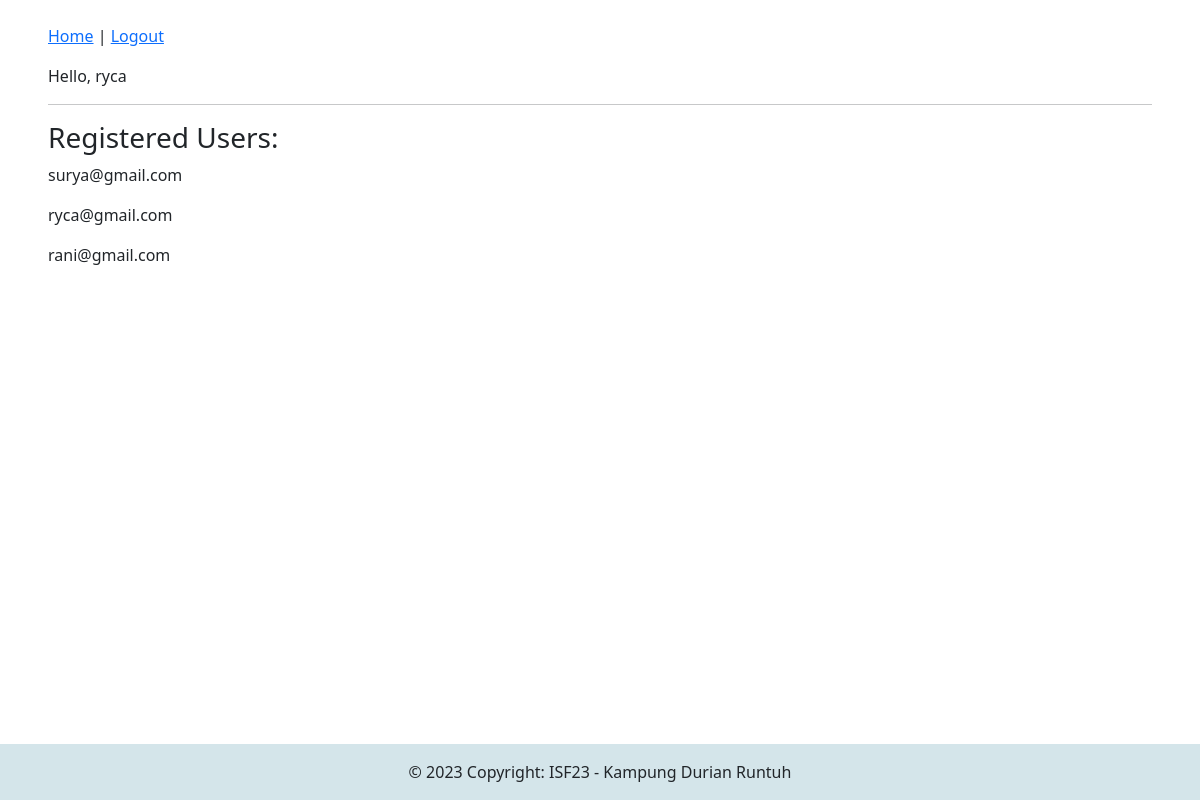
Screenshot of /home/ (signed in) with the database file from the repository.
### account/models.py (models this page shows, shortened)
class Account(AbstractBaseUser):
    email                   = models.EmailField(verbose_name="email", max_length=60, unique=True)
    username                = models.CharField(max_length=30, unique=True)
    date_joined             = models.DateTimeField(verbose_name="date joined", auto_now_add=True)
    last_login              = models.DateTimeField(verbose_name="last login", auto_now=True)
    is_admin                = models.BooleanField(default=False)
    is_active               = models.BooleanField(default=True)
    is_staff                = models.BooleanField(default=False)
    is_superuser            = models.BooleanField(default=False)
    objects = MyAccountManager()
    USERNAME_FIELD = 'email'
    REQUIRED_FIELDS = ['username', ]
    def __str__(self):
        return self.email

### personal/views.py (the view)
# urls.py: path("home/", home_screen_view, name="home"),
def home_screen_view(request):
    context = {}
    accounts =  Account.objects.all()
    context['accounts'] = accounts
    return render(request, "personal/home.html", context)

### personal/templates/personal/home.html
{% extends 'base.html' %}
{% block content %}
<div>
    <h3>Registered Users:</h3>
    {% for account in accounts %}
        <p>{{ account }}</p>
    {% endfor %}
</div>
{% endblock content %}

### templates/base.html (shortened to what this page needs)
<!DOCTYPE html>
<html lang="en">
<head>
    <link href="https://cdn.jsdelivr.net/npm/bootstrap@5.3.2/dist/css/bootstrap.min.css" rel="stylesheet">
    {% if request.user.is_authenticated %}
        <p><a href="{% url 'home' %}">Home</a> | <a href="{% url 'logout' %}">Logout</a></p>
        <p>Hello, {{request.user.username}}</p>
    {% else %}
        <p>
            <a href="{% url 'home' %}">Home</a> |
            <a href="{% url 'register' %}">Register</a> |
            <a href="{% url 'login' %}">Login</a>
        </p>
    {% endif %}
</head>
<body class="mt-4 mx-5">
    <hr>
    {% block content %}
    {% endblock content %}
</body>
<footer class="fixed-bottom text-center text-lg-start">
    <div class="text-center p-3" style="background-color: rgba(44, 124, 150, 0.2);">
      © 2023 Copyright: ISF23 - Kampung Durian Runtuh
    </div>
</footer>
</html>

### rows the page displays
Account: user.username "ryca", email "ryca@gmail.com"
Account: email "surya@gmail.com"
Account: email "rani@gmail.com"
